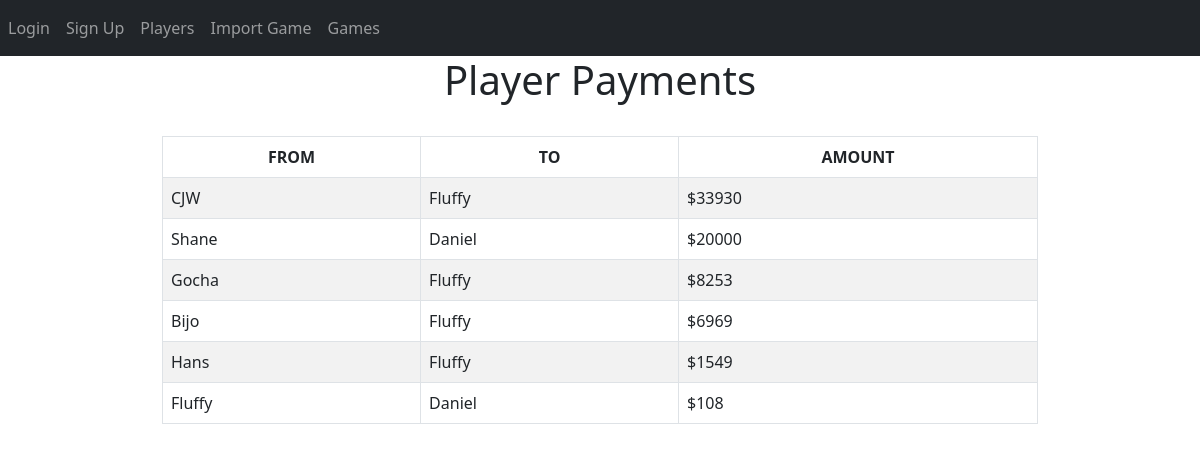
Screenshot of /payout?game_id=2 with the database file from the repository.
### models.py (models this page shows)
class Player(db.Model):
	id = db.Column(db.Integer, primary_key=True)
	name = db.Column(db.String(150), unique=True)
	venmo = db.Column(db.String(300))
	email = db.Column(db.String(300))
	aliases = db.relationship('Alias', backref='player')

class Payment(db.Model):
	id = db.Column(db.Integer, primary_key=True)
	amount = db.Column(db.Integer)
	game_id = db.Column(db.Integer, db.ForeignKey('game.id'))
	payer = db.Column(db.Integer, db.ForeignKey('player.id'))
	payee = db.Column(db.Integer, db.ForeignKey('player.id'))

### views.py (the view)
@views.route('/payout', methods=['GET', 'POST'])
def payout():
	if request.method == 'GET':
		game_id = request.args.get('game_id')
		if len(game_id) < 1:
			flash('Game not found.', category='error')
	payments = Payment.query.filter_by(game_id=game_id)
	players = Player.query.all()
	print(payments)
	print(players)
	return render_template("payout.html", user=current_user, payments=payments, players=players)

### templates/payout.html (shortened to what this page needs)
{% extends "base.html" %}
{% block content %}
<link rel="stylesheet" href="https://cdn.datatables.net/1.10.22/css/dataTables.bootstrap4.min.css"/>
<h1 align="center">Player Payments</h1>
<br/>
<table class="table table-striped table-hover table-bordered" id="payoutTable">
	<thead>
	  <tr>
		<th scope="col" style="text-align:center">FROM</th>
		<th scope="col" style="text-align:center">TO</th>
		<th scope="col" style="text-align:center">AMOUNT</th>
	  </tr>
	</thead>
	<tbody>
		{% for payment in payments %}
	  <tr>
		<td>{% for player in players %}
				{% if player['id'] == payment.payer %}
				{{ player.name }}
				{% endif %}
			{% endfor %}
			</td>
		<td>{% for player in players %}
			{% if player['id'] == payment.payee %}
			{{ player.name }}
			{% endif %}
		{% endfor %}</td>
		<td>${{ payment.amount }}</td>
	  </tr>
	  {% endfor %}
	</tbody>
  </table>
{% endblock %}

### templates/base.html (shortened to what this page needs)
<!DOCTYPE html>
<html>
    <head>
<link href="https://cdn.jsdelivr.net/npm/bootstrap@5.2.0-beta1/dist/css/bootstrap.min.css" rel="stylesheet">
    <link
      rel="stylesheet"
      href="https://stackpath.bootstrapcdn.com/font-awesome/4.7.0/css/font-awesome.min.css"
    />
    </head>
    <body>
        <nav class="navbar navbar-expand-lg navbar-dark bg-dark">
            <div class="collapse navbar-collapse" id="navbar">
                <div class="navbar-nav">
                    {% if user.is_authenticated %}
                    <a class="nav-item nav-link" id="nav-logout" href="/logout">Logout</a>
                    <a class="nav-item nav-link" id="nav-home" href="/">Home</a>
                    {% else %}
                    <a class="nav-item nav-link" id="nav-login" href="/login">Login</a>
                    <a class="nav-item nav-link" id="nav-signUp" href="/sign-up">Sign Up</a>
                    {% endif %}
                    <a class="nav-item nav-link" id="nav-players" href="/players">Players</a>
                    <a class="nav-item nav-link" id="nav-import-game" href="/import_game">Import Game</a>
                    <a class="nav-item nav-link" id="nav-import-game" href="/games">Games</a>
                </div>
            </div>
        </nav>
        <div class="container" style="max-width:900px">
            {% block content %}
            {% endblock %}
        </div>
    </body>
</html>

### rows the page displays
Payment: amount "33930"
Player: name "CJW"
Player: name "Fluffy"
Payment: amount "20000"
Player: name "Shane"
Player: name "Daniel"
Payment: amount "8253"
Player: name "Gocha"
Payment: amount "6969"
Player: name "Bijo"
Payment: amount "1549"
Player: name "Hans"
Payment: amount "108"
